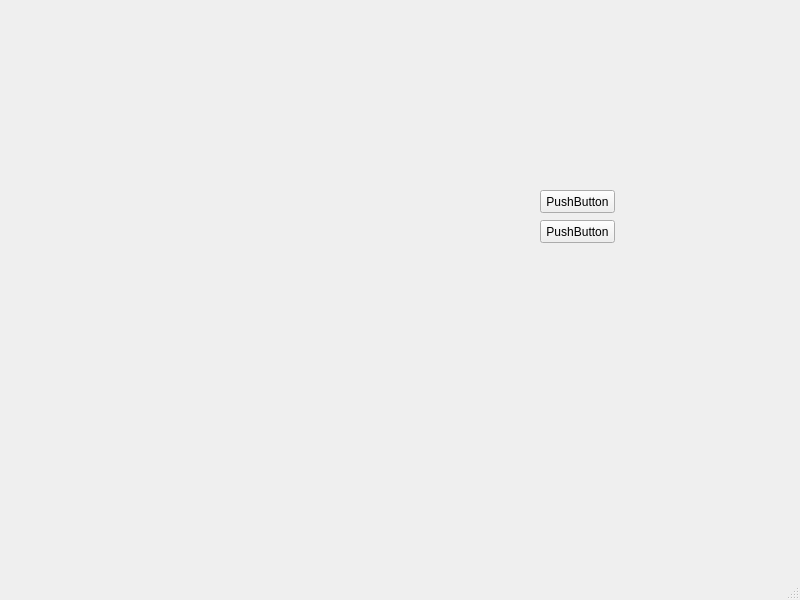
<?xml version="1.0" encoding="UTF-8"?>
<ui version="4.0">
 <class>KontrahentLista</class>
 <widget class="QMainWindow" name="KontrahentLista">
  <property name="geometry">
   <rect>
    <x>0</x>
    <y>0</y>
    <width>800</width>
    <height>600</height>
   </rect>
  </property>
  <property name="windowTitle">
   <string>MainWindow</string>
  </property>
  <widget class="QWidget" name="centralwidget">
   <widget class="QPushButton" name="pushButton">
    <property name="geometry">
     <rect>
      <x>540</x>
      <y>190</y>
      <width>75</width>
      <height>23</height>
     </rect>
    </property>
    <property name="text">
     <string>PushButton</string>
    </property>
   </widget>
   <widget class="QPushButton" name="pushButton_2">
    <property name="geometry">
     <rect>
      <x>540</x>
      <y>220</y>
      <width>75</width>
      <height>23</height>
     </rect>
    </property>
    <property name="text">
     <string>PushButton</string>
    </property>
   </widget>
  </widget>
  <widget class="QMenuBar" name="menubar">
   <property name="geometry">
    <rect>
     <x>0</x>
     <y>0</y>
     <width>800</width>
     <height>21</height>
    </rect>
   </property>
  </widget>
  <widget class="QStatusBar" name="statusbar"/>
 </widget>
 <resources/>
 <connections/>
</ui>
